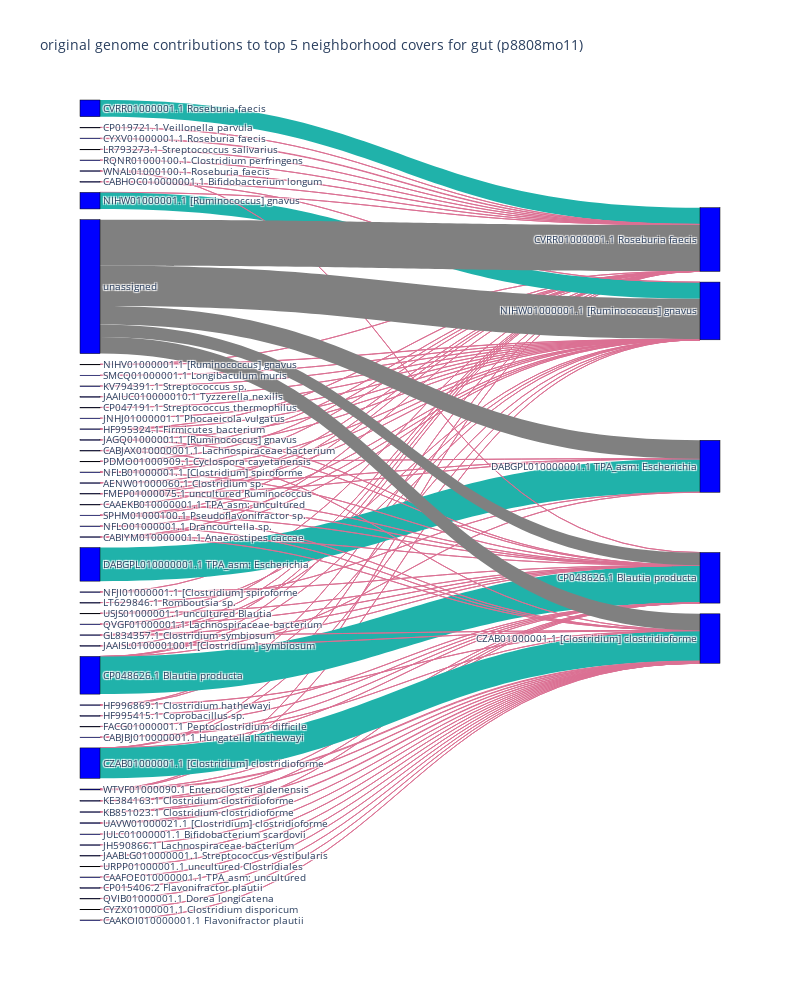

Here is the notebook cell this chart was saved with:
### Code cell
NUM=5
fig = make_fig(NUM)

fig.update_layout(title_text=f"original genome contributions to top {NUM} neighborhood covers for {name} ({acc})", font_size=10)
fig.update_layout(width=800, height=1000)
fig.show()

### Figure 1 — Plotly figure (JSON) as saved in the notebook; plotly's stock layout.template omitted (floating-point values rounded to 4 significant figures; data arrays with more than 128 entries replaced by an {"elided": "..."} marker saying what was removed)
{"data": [{"link": {"color": ["palevioletred", "palevioletred", "palevioletred", "palevioletred", "palevioletred", "lightseagreen", "palevioletred", "palevioletred", "palevioletred", "palevioletred", "palevioletred", "palevioletred", "palevioletred", "palevioletred", "palevioletred", "palevioletred", "palevioletred", "palevioletred", "palevioletred", "palevioletred", "palevioletred", "palevioletred", "palevioletred", "palevioletred", "palevioletred", "palevioletred", "palevioletred", "palevioletred", "palevioletred", "palevioletred", "palevioletred", "palevioletred", "lightseagreen", "palevioletred", "palevioletred", "palevioletred", "palevioletred", "palevioletred", "palevioletred", "palevioletred", "palevioletred", "palevioletred", "palevioletred", "palevioletred", "palevioletred", "palevioletred", "palevioletred", "palevioletred", "palevioletred", "lightseagreen", "palevioletred", "palevioletred", "palevioletred", "palevioletred", "lightseagreen", "palevioletred", "palevioletred", "palevioletred", "palevioletred", "palevioletred", "palevioletred", "palevioletred", "palevioletred", "palevioletred", "palevioletred", "palevioletred", "palevioletred", "palevioletred", "palevioletred", "palevioletred", "palevioletred", "palevioletred", "palevioletred", "palevioletred", "palevioletred", "palevioletred", "palevioletred", "lightseagreen", "palevioletred", "palevioletred", "palevioletred", "palevioletred", "palevioletred", "palevioletred", "palevioletred", "palevioletred", "palevioletred", "palevioletred", "palevioletred", "palevioletred", "palevioletred", "palevioletred", "palevioletred", "palevioletred", "palevioletred", "palevioletred", "palevioletred", "palevioletred", "grey", "grey", "grey", "grey", "grey"], "label": ["", "", "", "", "", "", "", "", "", "", "", "", "", "", "", "", "", "", "", "", "", "", "", "", "", "", "", "", "", "", "", "", "", "", "", "", "", "", "", "", "", "", "", "", "", "", "", "", "", "", "", "", "", "", "", "", "", "", "", "", "", "", "", "", "", "", "", "", "", "", "", "", "", "", "", "", "", "", "", "", "", "", "", "", "", "", "", "", "", "", "", "", "", "", "", "", "", "", "", "", "", "", ""], "source": [0, 1, 3, 4, 5, 11, 12, 14, 15, 17, 18, 20, 22, 23, 27, 34, 43, 45, 54, 57, 63, 75, 77, 84, 95, 0, 1, 3, 4, 5, 6, 9, 12, 14, 15, 17, 18, 20, 22, 24, 33, 34, 37, 58, 63, 74, 87, 92, 0, 2, 6, 15, 52, 84, 0, 3, 4, 5, 8, 14, 15, 17, 18, 22, 24, 30, 46, 50, 54, 57, 59, 72, 75, 77, 87, 95, 1, 3, 4, 5, 7, 13, 14, 17, 20, 31, 32, 37, 39, 42, 46, 48, 49, 50, 54, 59, 66, 72, 98, 98, 98, 98, 98], "target": [99, 99, 99, 99, 99, 99, 99, 99, 99, 99, 99, 99, 99, 99, 99, 99, 99, 99, 99, 99, 99, 99, 99, 99, 99, 100, 100, 100, 100, 100, 100, 100, 100, 100, 100, 100, 100, 100, 100, 100, 100, 100, 100, 100, 100, 100, 100, 100, 101, 101, 101, 101, 101, 101, 102, 102, 102, 102, 102, 102, 102, 102, 102, 102, 102, 102, 102, 102, 102, 102, 102, 102, 102, 102, 102, 102, 103, 103, 103, 103, 103, 103, 103, 103, 103, 103, 103, 103, 103, 103, 103, 103, 103, 103, 103, 103, 103, 103, 99, 100, 101, 102, 103], "value": [5, 2, 2, 1, 2, 2494, 1, 1, 4, 6, 1, 1, 9, 1, 2, 1, 1, 70, 1, 1, 1, 22, 1, 1, 1, 6, 2, 4, 4, 3, 1, 1, 2473, 5, 17, 6, 2, 9, 6, 2, 2, 1, 2, 3, 27, 1, 11, 1, 2, 5017, 1, 1, 1, 1, 5621, 2, 2, 4, 1, 4, 11, 4, 1, 3, 5, 3, 1, 3, 1, 2, 1, 1, 2, 4, 1, 1, 17, 4535, 129, 9, 1, 7, 1, 4, 1, 1, 1, 1, 2, 3, 86, 10, 1, 59, 3, 38, 2, 2, 6880, 6041, 2743, 1883, 2476]}, "node": {"color": "blue", "label": {"elided": "196 str values"}, "line": {"color": "black", "width": 0.5}, "pad": 15, "thickness": 20}, "type": "sankey"}], "layout": {"font": {"size": 10}, "height": 1000, "title": {"text": "original genome contributions to top 5 neighborhood covers for gut (p8808mo11)"}, "width": 800}}
